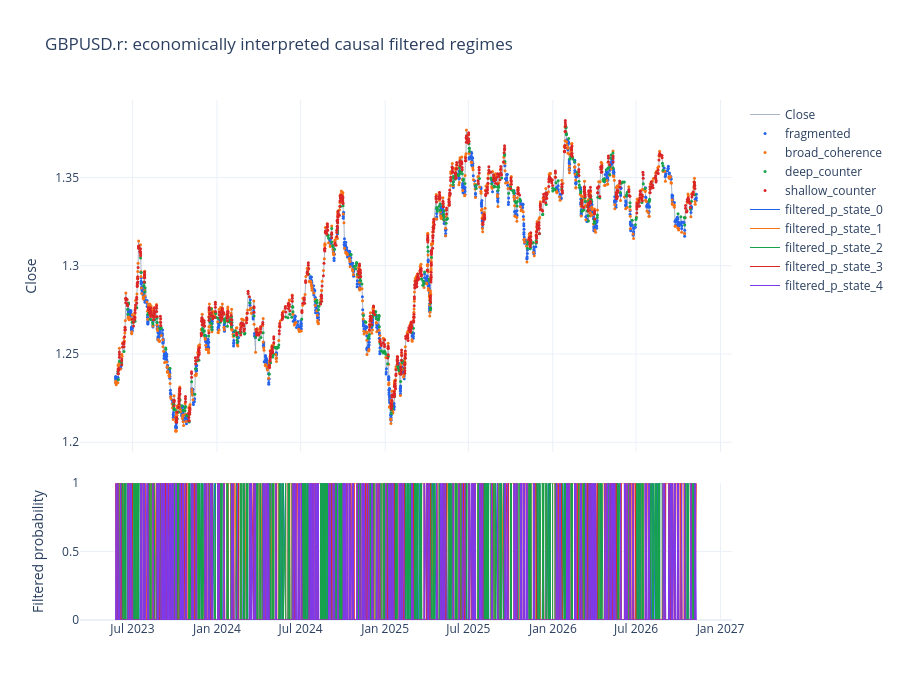
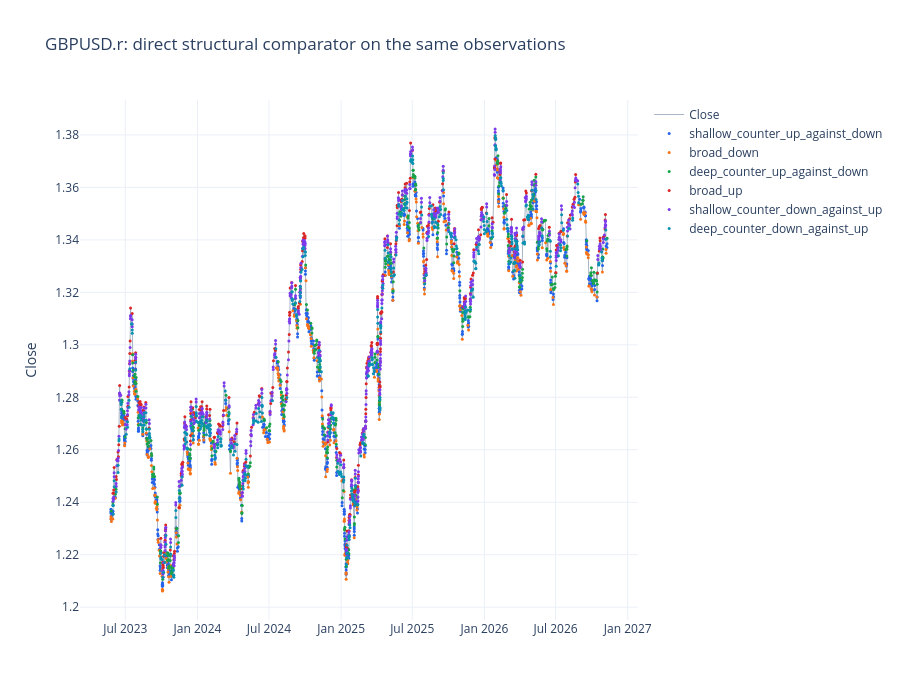

Notebook source saved alongside these figures, in order:
### Markdown cell above
## Actual price path and filtered confidence

### Code cell
probability_columns = [f"filtered_p_state_{state}" for state in range(selected_fit.n_states)]
plot_price_states(
    state_path,
    "model_semantic",
    f"{SYMBOL}: economically interpreted causal filtered regimes",
    probability_columns=probability_columns,
    last_n=LAST_N,
).show()
plot_price_states(
    state_path,
    "directed_regime",
    f"{SYMBOL}: direct structural comparator on the same observations",
    last_n=LAST_N,
).show()

### Figure 1 — Plotly figure (JSON) as saved in the notebook; plotly's stock layout.template omitted (floating-point values rounded to 4 significant figures; data arrays with more than 128 entries replaced by an {"elided": "..."} marker saying what was removed)
{"data": [{"line": {"color": "#94a3b8", "width": 0.8}, "mode": "lines", "name": "Close", "x": {"elided": "3124 str values"}, "y": {"elided": "3124 float values"}, "type": "scatter", "xaxis": "x", "yaxis": "y"}, {"marker": {"color": "#2563eb", "size": 3.0}, "mode": "markers", "name": "fragmented", "x": {"elided": "919 str values"}, "y": {"elided": "919 float values"}, "type": "scatter", "xaxis": "x", "yaxis": "y"}, {"marker": {"color": "#f97316", "size": 3.0}, "mode": "markers", "name": "broad_coherence", "x": {"elided": "798 str values"}, "y": {"elided": "798 float values"}, "type": "scatter", "xaxis": "x", "yaxis": "y"}, {"marker": {"color": "#16a34a", "size": 3.0}, "mode": "markers", "name": "deep_counter", "x": {"elided": "442 str values"}, "y": {"elided": "442 float values"}, "type": "scatter", "xaxis": "x", "yaxis": "y"}, {"marker": {"color": "#dc2626", "size": 3.0}, "mode": "markers", "name": "shallow_counter", "x": {"elided": "965 str values"}, "y": {"elided": "965 float values"}, "type": "scatter", "xaxis": "x", "yaxis": "y"}, {"line": {"color": "#2563eb", "width": 1.0}, "mode": "lines", "name": "filtered_p_state_0", "x": {"elided": "3124 str values"}, "y": {"elided": "3124 float values"}, "type": "scatter", "xaxis": "x2", "yaxis": "y2"}, {"line": {"color": "#f97316", "width": 1.0}, "mode": "lines", "name": "filtered_p_state_1", "x": {"elided": "3124 str values"}, "y": {"elided": "3124 float values"}, "type": "scatter", "xaxis": "x2", "yaxis": "y2"}, {"line": {"color": "#16a34a", "width": 1.0}, "mode": "lines", "name": "filtered_p_state_2", "x": {"elided": "3124 str values"}, "y": {"elided": "3124 float values"}, "type": "scatter", "xaxis": "x2", "yaxis": "y2"}, {"line": {"color": "#dc2626", "width": 1.0}, "mode": "lines", "name": "filtered_p_state_3", "x": {"elided": "3124 str values"}, "y": {"elided": "3124 float values"}, "type": "scatter", "xaxis": "x2", "yaxis": "y2"}, {"line": {"color": "#7c3aed", "width": 1.0}, "mode": "lines", "name": "filtered_p_state_4", "x": {"elided": "3124 str values"}, "y": {"elided": "3124 float values"}, "type": "scatter", "xaxis": "x2", "yaxis": "y2"}], "layout": {"xaxis": {"anchor": "y", "domain": [0.0, 1.0], "matches": "x2", "showticklabels": false}, "yaxis": {"anchor": "x", "domain": [0.3232, 1.0], "title": {"text": "Close"}}, "xaxis2": {"anchor": "y2", "domain": [0.0, 1.0]}, "yaxis2": {"anchor": "x2", "domain": [0.0, 0.2632], "title": {"text": "Filtered probability"}, "range": [0.0, 1.0]}, "title": {"text": "GBPUSD.r: economically interpreted causal filtered regimes"}, "height": 700, "hovermode": "x unified"}}

### Figure 2 — Plotly figure (JSON) as saved in the notebook; plotly's stock layout.template omitted (floating-point values rounded to 4 significant figures; data arrays with more than 128 entries replaced by an {"elided": "..."} marker saying what was removed)
{"data": [{"line": {"color": "#94a3b8", "width": 0.8}, "mode": "lines", "name": "Close", "x": {"elided": "3124 str values"}, "y": {"elided": "3124 float values"}, "type": "scatter", "xaxis": "x", "yaxis": "y"}, {"marker": {"color": "#2563eb", "size": 3.0}, "mode": "markers", "name": "shallow_counter_up_against_down", "x": {"elided": "667 str values"}, "y": {"elided": "667 float values"}, "type": "scatter", "xaxis": "x", "yaxis": "y"}, {"marker": {"color": "#f97316", "size": 3.0}, "mode": "markers", "name": "broad_down", "x": {"elided": "382 str values"}, "y": {"elided": "382 float values"}, "type": "scatter", "xaxis": "x", "yaxis": "y"}, {"marker": {"color": "#16a34a", "size": 3.0}, "mode": "markers", "name": "deep_counter_up_against_down", "x": {"elided": "455 str values"}, "y": {"elided": "455 float values"}, "type": "scatter", "xaxis": "x", "yaxis": "y"}, {"marker": {"color": "#dc2626", "size": 3.0}, "mode": "markers", "name": "broad_up", "x": {"elided": "416 str values"}, "y": {"elided": "416 float values"}, "type": "scatter", "xaxis": "x", "yaxis": "y"}, {"marker": {"color": "#7c3aed", "size": 3.0}, "mode": "markers", "name": "shallow_counter_down_against_up", "x": {"elided": "701 str values"}, "y": {"elided": "701 float values"}, "type": "scatter", "xaxis": "x", "yaxis": "y"}, {"marker": {"color": "#0891b2", "size": 3.0}, "mode": "markers", "name": "deep_counter_down_against_up", "x": {"elided": "503 str values"}, "y": {"elided": "503 float values"}, "type": "scatter", "xaxis": "x", "yaxis": "y"}], "layout": {"xaxis": {"anchor": "y", "domain": [0.0, 1.0]}, "yaxis": {"anchor": "x", "domain": [0.0, 1.0], "title": {"text": "Close"}}, "title": {"text": "GBPUSD.r: direct structural comparator on the same observations"}, "height": 700, "hovermode": "x unified"}}
